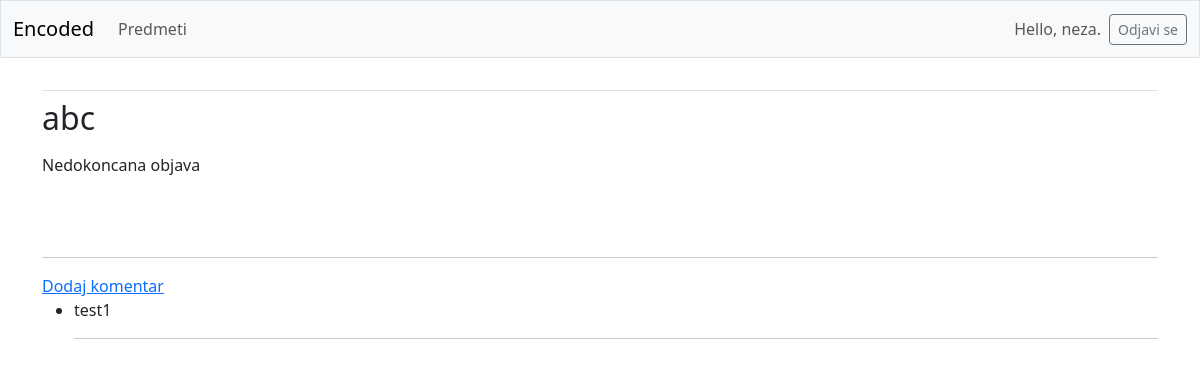
Before: /topic/1/3 (signed in) with the older database file.
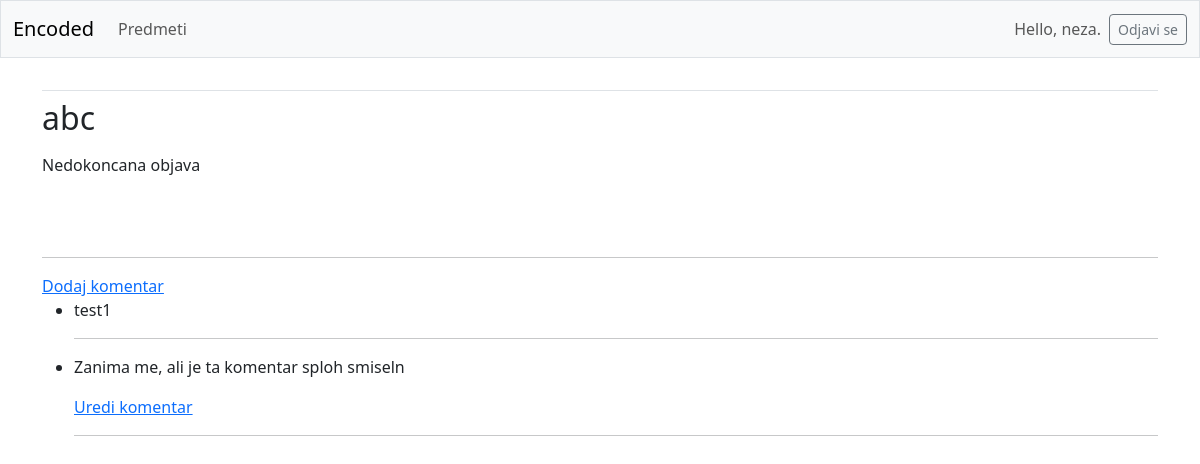
After: the same page with the newer database file.
### bounties/models.py (models this page shows, shortened)
class Comment(models.Model):
    owner=models.ForeignKey(User, on_delete=models.CASCADE)
    bounty=models.ForeignKey(Bounty, on_delete=models.CASCADE)
    date_added=models.DateTimeField(auto_now_add=True)
    text=models.TextField(default="Nedokoncana objava")

### bounties/views.py (the view)
# urls.py: path('topic/<int:topic_id>/<int:bounty_id>', views.bounty, name='bounty'),
def bounty(request, topic_id, bounty_id):
    topic=Topic.objects.get(id=topic_id)
    bounty=topic.bounty_set.get(id=bounty_id)
    comments=bounty.comment_set.all()
    context={'bounty': bounty, 'comments': comments, 'topic_id': topic_id}
    return render(request, 'bounties/bounty.html', context)

### bounties/templates/bounties/bounty.html (shortened to what this page needs)
{% extends 'bounties/base.html' %}
{% block content %}
<h2>{{ bounty.name }}</h2>
<p>{{ bounty.text|linebreaks }}</p>
<br/>
<br/>
<hr/>
<a href="{% url 'bounties:new_comment' topic_id bounty.id %}">Dodaj komentar</a>
<ul>
    {% for comment in comments %}
      <li>{{ comment.text|linebreaks }}</li>
      {% if comment.owner == request.user %}
        <a href="{% url 'bounties:edit_comment' bounty.id comment.id %}">Uredi komentar</a>
      {% endif %}
      <hr>
    {% empty %}
      <li>Nihče še ni komentiral</li>
    {% endfor %}
</ul>
{% endblock content %}

Changed rows visible on the page:
added Comment: text "Zanima me, ali je ta komentar sploh smiseln", shows "Uredi komentar"
